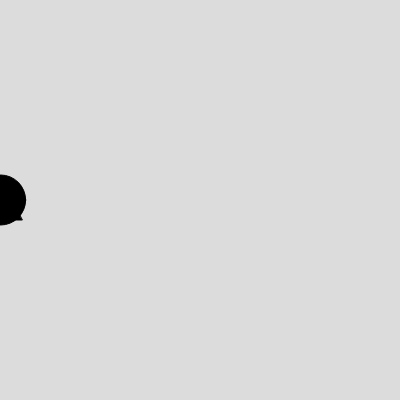
Frame 1 (no input)
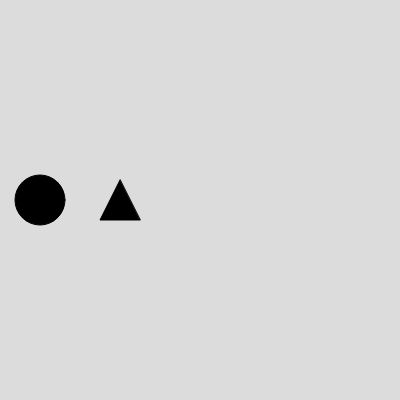
Frame 60 (no input)
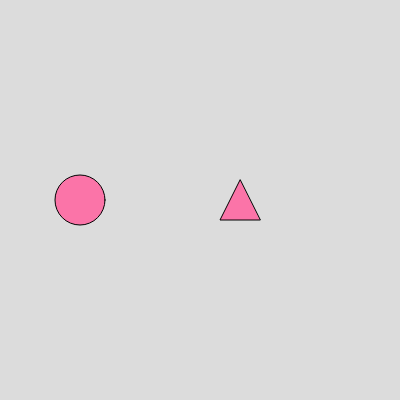
Frame 120 (the mouse pressed at the canvas centre since frame 60)

The p5.js sketch that drew these frames (run headless with seeded random() and noise() and a simulated clock; from frame 60 on, the mouse is pressed at the canvas centre):

// p5.js sketch
// ── sketch.js
// DDM2008 — Activity 2a
// (Mode Switch, 20 min)

let x = 0;        // ellipse x-position
let size = 50;    // ellipse size (you can change this in your if/else)
let bgColor;      // background color set by switch(key)

function setup() {
  createCanvas(400, 400);
  bgColor = color(220);
}

function draw() {
  background(bgColor);

  // --- Movement (base behaviour) ---
  // The ellipse moves to the right each frame.
  // If you decide to control speed with an if/else below,
  // REMOVE or comment out this next line so you don't "double add" to x.
  //x += 2;

  // Wrap around when it exits the right edge
  if (x > width + size / 2) {
    x = 0;
  }

  // --- Your if/else goes here (choose ONE behaviour rule) ---
  // Examples (uncomment ONE idea, or write your own):
  //
  // 1) Change colour on mouse press
  if (mouseIsPressed) {
     fill(251, 116, 168);
   } else {
     fill(0);
   }
  //
  // 2) Change size on right half
  // if (x > width / 2) {
  //   size = 80;
  // } else {
  //   size = 50;
  // }
  //
  // 3) Change speed using mouse position (THEN comment out x += 2; above)
   if (mouseX > width / 2) {
     x += 4; // faster on right
   } else {
     x += 2; // slower on left
   }
  
  // Keep it simple: one clear rule that is easy to see on screen.

  // --- Draw the ellipse (after your if/else so changes apply this frame) ---
  // If you didn't set fill() in your rule above, it will be black.
  //fill(0);
  ellipse(x/3 , height / 2, size);
  triangle(x, height/2 - 20,
               x - 20, height/2 + 20,
               x + 20, height/2 + 20);
  

  // Stretch (optional, if you finish early):
  // - Draw a rect instead of an ellipse when mouseIsPressed.
}

// --- Mode switching with number keys: 1, 2, 3 ---
function keyPressed() {
  switch (key) {
    case '1':
      bgColor = color(200, 100, 100); // red
      break;
    case '2':
      bgColor = color(100, 200, 100); // green
      break;
    case '3':
      bgColor = color(100, 100, 200); // blue
      break;
    default:
      bgColor = color(220);           // grey
  }
}
